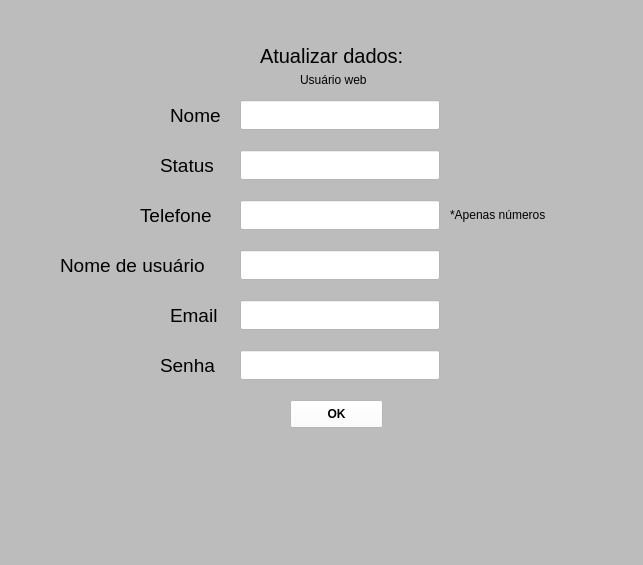
<?xml version="1.0" encoding="UTF-8"?>
<ui version="4.0">
 <class>MainWindow</class>
 <widget class="QMainWindow" name="MainWindow">
  <property name="geometry">
   <rect>
    <x>0</x>
    <y>0</y>
    <width>643</width>
    <height>565</height>
   </rect>
  </property>
  <property name="windowTitle">
   <string>MainWindow</string>
  </property>
  <property name="styleSheet">
   <string notr="true">background-color: rgb(188, 188, 188)</string>
  </property>
  <widget class="QWidget" name="centralwidget">
   <widget class="QLabel" name="label_8">
    <property name="geometry">
     <rect>
      <x>170</x>
      <y>305</y>
      <width>61</width>
      <height>21</height>
     </rect>
    </property>
    <property name="font">
     <font>
      <pointsize>14</pointsize>
     </font>
    </property>
    <property name="text">
     <string>Email</string>
    </property>
   </widget>
   <widget class="QLineEdit" name="email">
    <property name="geometry">
     <rect>
      <x>240</x>
      <y>300</y>
      <width>200</width>
      <height>30</height>
     </rect>
    </property>
    <property name="font">
     <font>
      <pointsize>10</pointsize>
     </font>
    </property>
    <property name="styleSheet">
     <string notr="true">background-color: rgb(255, 255, 255)</string>
    </property>
    <property name="maxLength">
     <number>100</number>
    </property>
   </widget>
   <widget class="QLineEdit" name="senha">
    <property name="geometry">
     <rect>
      <x>240</x>
      <y>350</y>
      <width>200</width>
      <height>30</height>
     </rect>
    </property>
    <property name="font">
     <font>
      <pointsize>10</pointsize>
     </font>
    </property>
    <property name="styleSheet">
     <string notr="true">background-color: rgb(255, 255, 255)</string>
    </property>
    <property name="text">
     <string/>
    </property>
    <property name="maxLength">
     <number>30</number>
    </property>
    <property name="echoMode">
     <enum>QLineEdit::Password</enum>
    </property>
   </widget>
   <widget class="QLabel" name="label_2">
    <property name="geometry">
     <rect>
      <x>60</x>
      <y>255</y>
      <width>171</width>
      <height>21</height>
     </rect>
    </property>
    <property name="font">
     <font>
      <pointsize>14</pointsize>
     </font>
    </property>
    <property name="text">
     <string>Nome de usuário</string>
    </property>
   </widget>
   <widget class="QPushButton" name="pushButton">
    <property name="geometry">
     <rect>
      <x>290</x>
      <y>400</y>
      <width>93</width>
      <height>28</height>
     </rect>
    </property>
    <property name="font">
     <font>
      <weight>75</weight>
      <bold>true</bold>
     </font>
    </property>
    <property name="styleSheet">
     <string notr="true">background-color: rgb(255, 255, 255)</string>
    </property>
    <property name="text">
     <string>OK</string>
    </property>
   </widget>
   <widget class="QLineEdit" name="nome">
    <property name="geometry">
     <rect>
      <x>240</x>
      <y>100</y>
      <width>200</width>
      <height>30</height>
     </rect>
    </property>
    <property name="font">
     <font>
      <pointsize>10</pointsize>
     </font>
    </property>
    <property name="styleSheet">
     <string notr="true">background-color: rgb(255, 255, 255)</string>
    </property>
    <property name="maxLength">
     <number>100</number>
    </property>
   </widget>
   <widget class="QLabel" name="label_7">
    <property name="geometry">
     <rect>
      <x>300</x>
      <y>70</y>
      <width>111</width>
      <height>20</height>
     </rect>
    </property>
    <property name="text">
     <string>Usuário web</string>
    </property>
   </widget>
   <widget class="QLabel" name="label_3">
    <property name="geometry">
     <rect>
      <x>170</x>
      <y>105</y>
      <width>61</width>
      <height>21</height>
     </rect>
    </property>
    <property name="font">
     <font>
      <pointsize>14</pointsize>
     </font>
    </property>
    <property name="text">
     <string>Nome</string>
    </property>
   </widget>
   <widget class="QLabel" name="label_6">
    <property name="geometry">
     <rect>
      <x>450</x>
      <y>205</y>
      <width>111</width>
      <height>20</height>
     </rect>
    </property>
    <property name="text">
     <string>*Apenas números</string>
    </property>
   </widget>
   <widget class="QLineEdit" name="nomeUsuario">
    <property name="geometry">
     <rect>
      <x>240</x>
      <y>250</y>
      <width>200</width>
      <height>30</height>
     </rect>
    </property>
    <property name="font">
     <font>
      <pointsize>10</pointsize>
     </font>
    </property>
    <property name="styleSheet">
     <string notr="true">background-color: rgb(255, 255, 255)</string>
    </property>
    <property name="maxLength">
     <number>20</number>
    </property>
   </widget>
   <widget class="QLabel" name="label">
    <property name="geometry">
     <rect>
      <x>260</x>
      <y>40</y>
      <width>181</width>
      <height>31</height>
     </rect>
    </property>
    <property name="font">
     <font>
      <pointsize>15</pointsize>
     </font>
    </property>
    <property name="text">
     <string>Atualizar dados:</string>
    </property>
   </widget>
   <widget class="QLabel" name="label_4">
    <property name="geometry">
     <rect>
      <x>140</x>
      <y>205</y>
      <width>91</width>
      <height>21</height>
     </rect>
    </property>
    <property name="font">
     <font>
      <pointsize>14</pointsize>
     </font>
    </property>
    <property name="text">
     <string>Telefone</string>
    </property>
   </widget>
   <widget class="QLabel" name="label_5">
    <property name="geometry">
     <rect>
      <x>160</x>
      <y>355</y>
      <width>71</width>
      <height>21</height>
     </rect>
    </property>
    <property name="font">
     <font>
      <pointsize>14</pointsize>
     </font>
    </property>
    <property name="text">
     <string>Senha</string>
    </property>
   </widget>
   <widget class="QLineEdit" name="telefone">
    <property name="geometry">
     <rect>
      <x>240</x>
      <y>200</y>
      <width>200</width>
      <height>30</height>
     </rect>
    </property>
    <property name="font">
     <font>
      <pointsize>10</pointsize>
     </font>
    </property>
    <property name="styleSheet">
     <string notr="true">background-color: rgb(255, 255, 255)</string>
    </property>
    <property name="maxLength">
     <number>11</number>
    </property>
   </widget>
   <widget class="QLabel" name="label_9">
    <property name="geometry">
     <rect>
      <x>160</x>
      <y>155</y>
      <width>71</width>
      <height>21</height>
     </rect>
    </property>
    <property name="font">
     <font>
      <pointsize>14</pointsize>
     </font>
    </property>
    <property name="text">
     <string>Status</string>
    </property>
   </widget>
   <widget class="QLineEdit" name="status">
    <property name="geometry">
     <rect>
      <x>240</x>
      <y>150</y>
      <width>200</width>
      <height>30</height>
     </rect>
    </property>
    <property name="font">
     <font>
      <pointsize>10</pointsize>
     </font>
    </property>
    <property name="styleSheet">
     <string notr="true">background-color: rgb(255, 255, 255)</string>
    </property>
    <property name="maxLength">
     <number>100</number>
    </property>
   </widget>
  </widget>
  <widget class="QMenuBar" name="menubar">
   <property name="geometry">
    <rect>
     <x>0</x>
     <y>0</y>
     <width>643</width>
     <height>26</height>
    </rect>
   </property>
  </widget>
  <widget class="QStatusBar" name="statusbar"/>
 </widget>
 <resources/>
 <connections/>
</ui>
